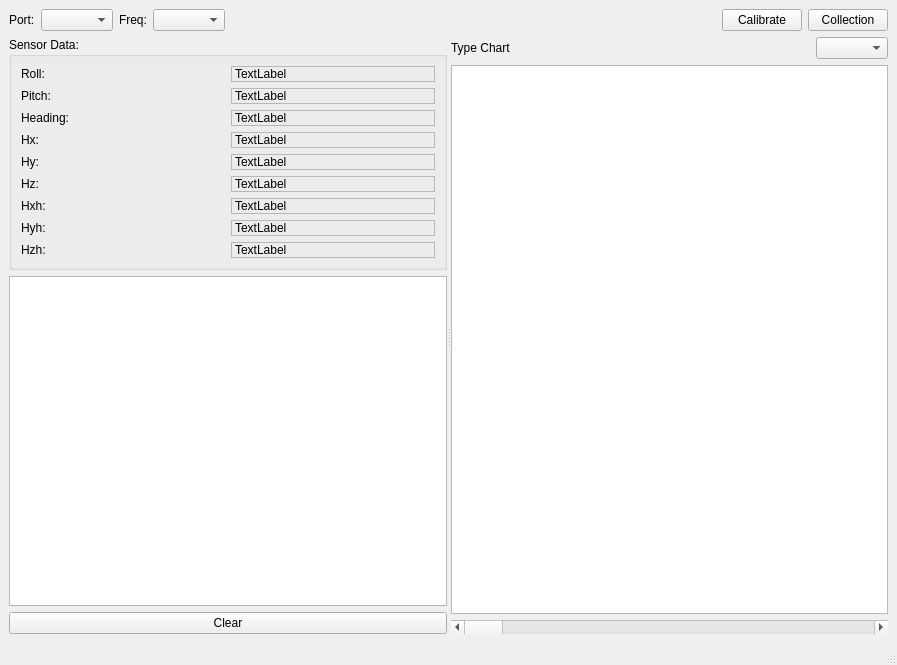
<?xml version="1.0" encoding="UTF-8"?>
<ui version="4.0">
 <class>MainWindow</class>
 <widget class="QMainWindow" name="MainWindow">
  <property name="geometry">
   <rect>
    <x>0</x>
    <y>0</y>
    <width>897</width>
    <height>665</height>
   </rect>
  </property>
  <property name="windowTitle">
   <string>MainWindow</string>
  </property>
  <widget class="QWidget" name="centralwidget">
   <layout class="QVBoxLayout" name="verticalLayout_3" stretch="0,1">
    <item>
     <layout class="QHBoxLayout" name="toolbar_layout">
      <item>
       <widget class="QLabel" name="port_label">
        <property name="text">
         <string>Port:</string>
        </property>
       </widget>
      </item>
      <item>
       <widget class="QComboBox" name="portbox"/>
      </item>
      <item>
       <widget class="QLabel" name="freq_label">
        <property name="text">
         <string>Freq:</string>
        </property>
       </widget>
      </item>
      <item>
       <widget class="QComboBox" name="timeout_box"/>
      </item>
      <item>
       <spacer name="toolbar_spacer">
        <property name="orientation">
         <enum>Qt::Horizontal</enum>
        </property>
        <property name="sizeHint" stdset="0">
         <size>
          <width>40</width>
          <height>20</height>
         </size>
        </property>
       </spacer>
      </item>
      <item>
       <widget class="QPushButton" name="btnCalibrate">
        <property name="text">
         <string>Calibrate</string>
        </property>
       </widget>
      </item>
      <item>
       <widget class="QPushButton" name="btnCollection">
        <property name="text">
         <string>Collection</string>
        </property>
       </widget>
      </item>
     </layout>
    </item>
    <item>
     <widget class="QSplitter" name="splitter">
      <property name="orientation">
       <enum>Qt::Horizontal</enum>
      </property>
      <widget class="QWidget" name="left_wgt" native="true">
       <layout class="QVBoxLayout" name="verticalLayout">
        <item>
         <widget class="QGroupBox" name="sensor_data_box">
          <property name="title">
           <string>Sensor Data:</string>
          </property>
          <layout class="QGridLayout" name="gridLayout">
           <item row="0" column="0">
            <widget class="QLabel" name="label_2">
             <property name="text">
              <string>Roll:</string>
             </property>
            </widget>
           </item>
           <item row="0" column="1">
            <widget class="QLabel" name="roll_display">
             <property name="layoutDirection">
              <enum>Qt::LeftToRight</enum>
             </property>
             <property name="frameShape">
              <enum>QFrame::StyledPanel</enum>
             </property>
             <property name="text">
              <string>TextLabel</string>
             </property>
            </widget>
           </item>
           <item row="1" column="0">
            <widget class="QLabel" name="label_3">
             <property name="text">
              <string>Pitch:</string>
             </property>
            </widget>
           </item>
           <item row="1" column="1">
            <widget class="QLabel" name="pitch_display">
             <property name="layoutDirection">
              <enum>Qt::LeftToRight</enum>
             </property>
             <property name="frameShape">
              <enum>QFrame::StyledPanel</enum>
             </property>
             <property name="text">
              <string>TextLabel</string>
             </property>
            </widget>
           </item>
           <item row="2" column="0">
            <widget class="QLabel" name="label_5">
             <property name="text">
              <string>Heading:</string>
             </property>
            </widget>
           </item>
           <item row="2" column="1">
            <widget class="QLabel" name="heading_display">
             <property name="layoutDirection">
              <enum>Qt::LeftToRight</enum>
             </property>
             <property name="frameShape">
              <enum>QFrame::StyledPanel</enum>
             </property>
             <property name="text">
              <string>TextLabel</string>
             </property>
            </widget>
           </item>
           <item row="3" column="0">
            <widget class="QLabel" name="label_7">
             <property name="text">
              <string>Hx:</string>
             </property>
            </widget>
           </item>
           <item row="3" column="1">
            <widget class="QLabel" name="hx_display">
             <property name="layoutDirection">
              <enum>Qt::LeftToRight</enum>
             </property>
             <property name="frameShape">
              <enum>QFrame::StyledPanel</enum>
             </property>
             <property name="text">
              <string>TextLabel</string>
             </property>
            </widget>
           </item>
           <item row="4" column="0">
            <widget class="QLabel" name="label_10">
             <property name="text">
              <string>Hy:</string>
             </property>
            </widget>
           </item>
           <item row="4" column="1">
            <widget class="QLabel" name="hy_display">
             <property name="layoutDirection">
              <enum>Qt::LeftToRight</enum>
             </property>
             <property name="frameShape">
              <enum>QFrame::StyledPanel</enum>
             </property>
             <property name="text">
              <string>TextLabel</string>
             </property>
            </widget>
           </item>
           <item row="5" column="0">
            <widget class="QLabel" name="label_9">
             <property name="text">
              <string>Hz:</string>
             </property>
            </widget>
           </item>
           <item row="5" column="1">
            <widget class="QLabel" name="hz_display">
             <property name="layoutDirection">
              <enum>Qt::LeftToRight</enum>
             </property>
             <property name="frameShape">
              <enum>QFrame::StyledPanel</enum>
             </property>
             <property name="text">
              <string>TextLabel</string>
             </property>
            </widget>
           </item>
           <item row="6" column="0">
            <widget class="QLabel" name="label_13">
             <property name="text">
              <string>Hxh:</string>
             </property>
            </widget>
           </item>
           <item row="6" column="1">
            <widget class="QLabel" name="hxh_display">
             <property name="layoutDirection">
              <enum>Qt::LeftToRight</enum>
             </property>
             <property name="frameShape">
              <enum>QFrame::StyledPanel</enum>
             </property>
             <property name="text">
              <string>TextLabel</string>
             </property>
            </widget>
           </item>
           <item row="7" column="0">
            <widget class="QLabel" name="label_14">
             <property name="text">
              <string>Hyh:</string>
             </property>
            </widget>
           </item>
           <item row="7" column="1">
            <widget class="QLabel" name="hyh_display">
             <property name="layoutDirection">
              <enum>Qt::LeftToRight</enum>
             </property>
             <property name="frameShape">
              <enum>QFrame::StyledPanel</enum>
             </property>
             <property name="text">
              <string>TextLabel</string>
             </property>
            </widget>
           </item>
           <item row="8" column="0">
            <widget class="QLabel" name="label_17">
             <property name="text">
              <string>Hzh:</string>
             </property>
            </widget>
           </item>
           <item row="8" column="1">
            <widget class="QLabel" name="hzh_display">
             <property name="layoutDirection">
              <enum>Qt::LeftToRight</enum>
             </property>
             <property name="frameShape">
              <enum>QFrame::StyledPanel</enum>
             </property>
             <property name="text">
              <string>TextLabel</string>
             </property>
            </widget>
           </item>
          </layout>
         </widget>
        </item>
        <item>
         <widget class="QTableView" name="sensor_data_view"/>
        </item>
        <item>
         <widget class="QPushButton" name="btnClear">
          <property name="text">
           <string>Clear</string>
          </property>
         </widget>
        </item>
       </layout>
      </widget>
      <widget class="QWidget" name="rigth_wgt" native="true">
       <layout class="QVBoxLayout" name="verticalLayout_2">
        <item>
         <layout class="QHBoxLayout" name="param_layout">
          <item>
           <widget class="QLabel" name="label_type_chart">
            <property name="text">
             <string>Type Chart</string>
            </property>
           </widget>
          </item>
          <item>
           <spacer name="horizontalSpacer_2">
            <property name="orientation">
             <enum>Qt::Horizontal</enum>
            </property>
            <property name="sizeHint" stdset="0">
             <size>
              <width>40</width>
              <height>20</height>
             </size>
            </property>
           </spacer>
          </item>
          <item>
           <widget class="QComboBox" name="type_chart"/>
          </item>
         </layout>
        </item>
        <item>
         <widget class="QGraphicsView" name="sensor_data_chart"/>
        </item>
        <item>
         <widget class="QScrollBar" name="chart_scroll">
          <property name="layoutDirection">
           <enum>Qt::LeftToRight</enum>
          </property>
          <property name="orientation">
           <enum>Qt::Horizontal</enum>
          </property>
         </widget>
        </item>
       </layout>
      </widget>
     </widget>
    </item>
   </layout>
  </widget>
  <widget class="QMenuBar" name="menubar">
   <property name="geometry">
    <rect>
     <x>0</x>
     <y>0</y>
     <width>897</width>
     <height>20</height>
    </rect>
   </property>
  </widget>
  <widget class="QStatusBar" name="statusbar"/>
 </widget>
 <resources/>
 <connections/>
</ui>
